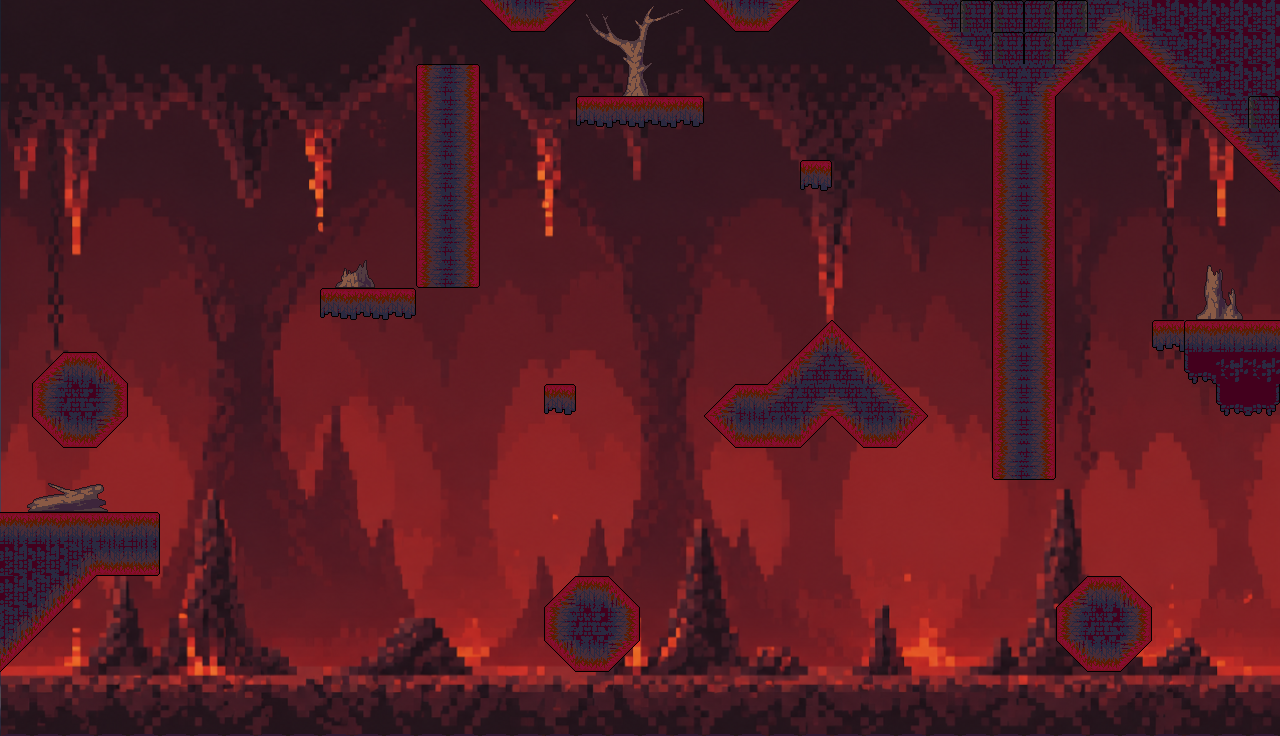

Rendered tile map (Tiled .tmx) drawn with the repository's tilesets; below, a short description and the full map source, tile grids included:
An orthogonal 40x23 tile map with 32x32 px tiles, 2 tile layers (Capa de patrones 2, Platforms), 6 tilesets, 1 image layer.

<map version="1.10" tiledversion="1.12.1" orientation="orthogonal" renderorder="right-down" width="40" height="23" tilewidth="32" tileheight="32" infinite="0" nextlayerid="4" nextobjectid="1">
 <tileset firstgid="1" source="Tileset_infierno.tsx" />
 <tileset firstgid="97" source="Tileset_Tierra_.tsx" />
 <tileset firstgid="193" source="CartelArriba.tsx" />
 <tileset firstgid="194" source="Tileset_Infierno_girado.tsx" />
 <tileset firstgid="290" source="Decoracion/Troncos.tsx" />
 <tileset firstgid="386" source="Decoracion/Arboles_sin_hojas.tsx" />
 <imagelayer id="2" name="Capa de Imagen 1">
  <image source="../Mapas/Infierno abajo.png" width="1280" height="736" />
 </imagelayer>
 <layer id="3" name="Capa de patrones 2" width="40" height="23">
  <data encoding="csv">
0,0,0,0,0,0,0,0,0,0,0,0,0,0,0,0,0,0,428,429,430,431,0,0,0,0,0,0,0,0,0,0,0,0,0,0,0,0,0,0,
0,0,0,0,0,0,0,0,0,0,0,0,0,0,0,0,0,0,435,436,437,438,0,0,0,0,0,0,0,0,0,0,0,0,0,0,0,0,0,0,
0,0,0,0,0,0,0,0,0,0,0,0,0,0,0,0,0,0,442,443,444,445,0,0,0,0,0,0,0,0,0,0,0,0,0,0,0,0,0,0,
0,0,0,0,0,0,0,0,0,0,0,0,0,0,0,0,0,0,0,0,0,0,0,0,0,0,0,0,0,0,0,0,0,0,0,0,0,0,0,0,
0,0,0,0,0,0,0,0,0,0,0,0,0,0,0,0,0,0,0,0,0,0,0,0,0,0,0,0,0,0,0,0,0,0,0,0,0,0,0,0,
0,0,0,0,0,0,0,0,0,0,0,0,0,0,0,0,0,0,0,0,0,0,0,0,0,0,0,0,0,0,0,0,0,0,0,0,0,0,0,0,
0,0,0,0,0,0,0,0,0,0,0,0,0,0,0,0,0,0,0,0,0,0,0,0,0,0,0,0,0,0,0,0,0,0,0,0,0,0,0,0,
0,0,0,0,0,0,0,0,0,0,0,0,0,0,0,0,0,0,0,0,0,0,0,0,0,0,0,0,0,0,0,0,0,0,0,0,0,0,0,0,
0,0,0,0,0,0,0,0,0,0,347,348,0,0,0,0,0,0,0,0,0,0,0,0,0,0,0,0,0,0,0,0,0,0,0,0,0,307,308,0,
0,0,0,0,0,0,0,0,0,0,0,0,0,0,0,0,0,0,0,0,0,0,0,0,0,0,0,0,0,0,0,0,0,0,0,0,0,315,316,0,
0,0,0,0,0,0,0,0,0,0,0,0,0,0,0,0,0,0,0,0,0,0,0,0,0,0,0,0,0,0,0,0,0,0,0,0,0,0,0,0,
0,0,0,0,0,0,0,0,0,0,0,0,0,0,0,0,0,0,0,0,0,0,0,0,0,0,0,0,0,0,0,0,0,0,0,0,0,0,0,0,
0,0,0,0,0,0,0,0,0,0,0,0,0,0,0,0,0,0,0,0,0,0,0,0,0,0,0,0,0,0,0,0,0,0,0,0,0,0,0,0,
0,0,0,0,0,0,0,0,0,0,0,0,0,0,0,0,0,0,0,0,0,0,0,0,0,0,0,0,0,0,0,0,0,0,0,0,0,0,0,0,
0,0,0,0,0,0,0,0,0,0,0,0,0,0,0,0,0,0,0,0,0,0,0,0,0,0,0,0,0,0,0,0,0,0,0,0,0,0,0,0,
378,379,380,381,0,0,0,0,0,0,0,0,0,0,0,0,0,0,0,0,0,0,0,0,0,0,0,0,0,0,0,0,0,0,0,0,0,0,0,0,
0,0,0,0,0,0,0,0,0,0,0,0,0,0,0,0,0,0,0,0,0,0,0,0,0,0,0,0,0,0,0,0,0,0,0,0,0,0,0,0,
0,0,0,0,0,0,0,0,0,0,0,0,0,0,0,0,0,0,0,0,0,0,0,0,0,0,0,0,0,0,0,0,0,0,0,0,0,0,0,0,
0,0,0,0,0,0,0,0,0,0,0,0,0,0,0,0,0,0,0,0,0,0,0,0,0,0,0,0,0,0,0,0,0,0,0,0,0,0,0,0,
0,0,0,0,0,0,0,0,0,0,0,0,0,0,0,0,0,0,0,0,0,0,0,0,0,0,0,0,0,0,0,0,0,0,0,0,0,0,0,0,
0,0,0,0,0,0,0,0,0,0,0,0,0,0,0,0,0,0,0,0,0,0,0,0,0,0,0,0,0,0,0,0,0,0,0,0,0,0,0,0,
0,0,0,0,0,0,0,0,0,0,0,0,0,0,0,0,0,0,0,0,0,0,0,0,0,0,0,0,0,0,0,0,0,0,0,0,0,0,0,0,
0,0,0,0,0,0,0,0,0,0,0,0,0,0,0,0,0,0,0,0,0,0,0,0,0,0,0,0,0,0,0,0,0,0,0,0,0,0,0,0
</data>
 </layer>
 <layer id="1" name="Platforms" width="40" height="23">
  <data encoding="csv">
0,0,0,0,0,0,0,0,0,0,0,0,0,0,0,3221225514,3221225474,2684354602,0,0,0,0,3221225514,3221225474,2684354602,0,0,0,1610612779,1610612791,1610612759,1610612759,3758096407,3758096407,3758096439,3221225526,37,37,37,37,
0,0,0,0,0,0,0,0,0,0,0,0,0,0,0,0,0,0,0,0,0,0,0,0,0,0,0,0,0,1610612779,1610612791,1610612759,3758096407,3758096439,3758096427,1610612779,1610612791,37,37,37,
0,0,0,0,0,0,0,0,0,0,0,0,0,3221225689,201,0,0,0,0,0,0,0,0,0,0,0,0,0,0,0,1610612779,1610612791,3758096439,3758096427,0,0,1610612779,1610612791,37,37,
0,0,0,0,0,0,0,0,0,0,0,0,0,3221225681,209,0,0,0,49,50,50,51,0,0,0,0,0,0,0,0,0,2147483857,2684354562,0,0,0,0,1610612779,1610612791,1610612759,
0,0,0,0,0,0,0,0,0,0,0,0,0,3221225681,209,0,0,0,0,0,0,0,0,0,0,0,0,0,0,0,0,2147483857,209,0,0,0,0,0,1610612779,1610612791,
0,0,0,0,0,0,0,0,0,0,0,0,0,3221225681,209,0,0,0,0,0,0,0,0,0,0,52,0,0,0,0,0,2147483857,209,0,0,0,0,0,0,1610612779,
0,0,0,0,0,0,0,0,0,0,0,0,0,3221225681,209,0,0,0,0,0,0,0,0,0,0,0,0,0,0,0,0,2147483857,209,0,0,0,0,0,0,0,
0,0,0,0,0,0,0,0,0,0,0,0,0,3221225681,209,0,0,0,0,0,0,0,0,0,0,0,0,0,0,0,0,2147483857,209,0,0,0,0,0,0,0,
0,0,0,0,0,0,0,0,0,0,0,0,0,3221225673,217,0,0,0,0,0,0,0,0,0,0,0,0,0,0,0,0,2147483857,209,0,0,0,0,0,0,0,
0,0,0,0,0,0,0,0,0,0,49,50,51,0,0,0,0,0,0,0,0,0,0,0,0,0,0,0,0,0,0,2147483857,209,0,0,0,0,0,0,0,
0,0,0,0,0,0,0,0,0,0,0,0,0,0,0,0,0,0,0,0,0,0,0,0,0,43,2147483691,0,0,0,0,2147483857,209,0,0,0,2147483699,1,2,2,
0,1610612778,2,42,0,0,0,0,0,0,0,0,0,0,0,0,0,0,0,0,0,0,0,0,43,1610612790,3758096438,2147483691,0,0,0,2147483857,209,0,0,0,0,56,39,39,
0,3221225681,198,209,0,0,0,0,0,0,0,0,0,0,0,0,0,52,0,0,0,0,1610612778,2,1610612790,2684354614,536870966,3758096438,3758096426,0,0,2147483857,209,0,0,0,0,0,56,2147483704,
0,3221225514,3221225474,2684354602,0,0,0,0,0,0,0,0,0,0,0,0,0,0,0,0,0,0,3221225514,3221225474,3221225474,3221225515,1073741867,1073741826,1073741866,0,0,2147483857,209,0,0,0,0,0,0,0,
0,0,0,0,0,0,0,0,0,0,0,0,0,0,0,0,0,0,0,0,0,0,0,0,0,0,0,0,0,0,0,3221225673,217,0,0,0,0,0,0,0,
0,0,0,0,0,0,0,0,0,0,0,0,0,0,0,0,0,0,0,0,0,0,0,0,0,0,0,0,0,0,0,0,0,0,0,0,0,0,0,0,
2,2,2,2,3,0,0,0,0,0,0,0,0,0,0,0,0,0,0,0,0,0,0,0,0,0,0,0,0,0,0,0,0,0,0,0,0,0,0,0,
37,37,3221225527,3221225474,1073741827,0,0,0,0,0,0,0,0,0,0,0,0,0,0,0,0,0,0,0,0,0,0,0,0,0,0,0,0,0,0,0,0,0,0,0,
37,3221225527,3221225515,0,0,0,0,0,0,0,0,0,0,0,0,0,0,1610612778,2,42,0,0,0,0,0,0,0,0,0,0,0,0,0,1610612778,2,42,0,0,0,0,
3221225527,3221225515,0,0,0,0,0,0,0,0,0,0,0,0,0,0,0,3221225681,198,209,0,0,0,0,0,0,0,0,0,0,0,0,0,3221225681,198,209,0,0,0,0,
3221225515,0,0,0,0,0,0,0,0,0,0,0,0,0,0,0,0,3221225514,3221225474,2684354602,0,0,0,0,0,0,0,0,0,0,0,0,0,3221225514,3221225474,2684354602,0,0,0,0,
0,0,0,0,0,0,0,0,0,0,0,0,0,0,0,0,0,0,0,0,0,0,0,0,0,0,0,0,0,0,0,0,0,0,0,0,0,0,0,0,
186,186,186,186,186,186,186,186,186,186,186,186,186,186,186,186,186,186,186,186,186,186,186,186,186,186,186,186,186,186,186,186,186,186,186,186,186,186,186,186
</data>
 </layer>
</map>
